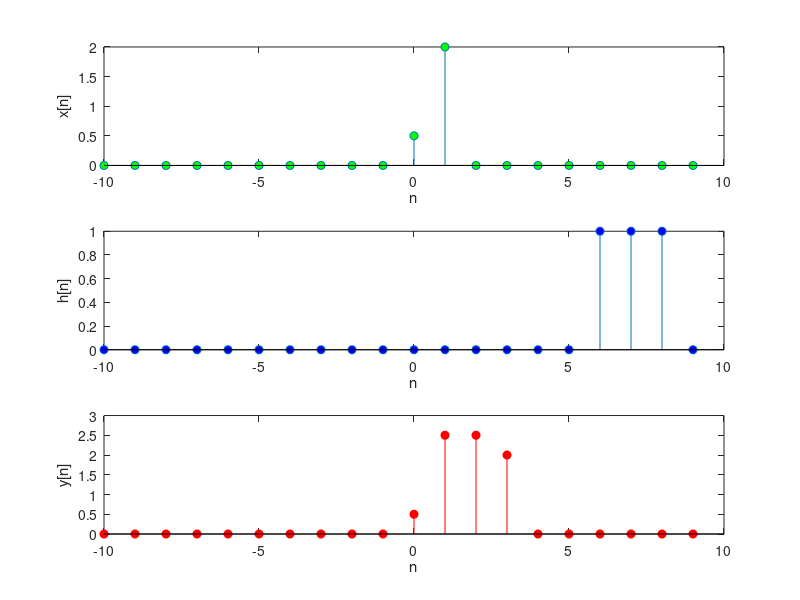
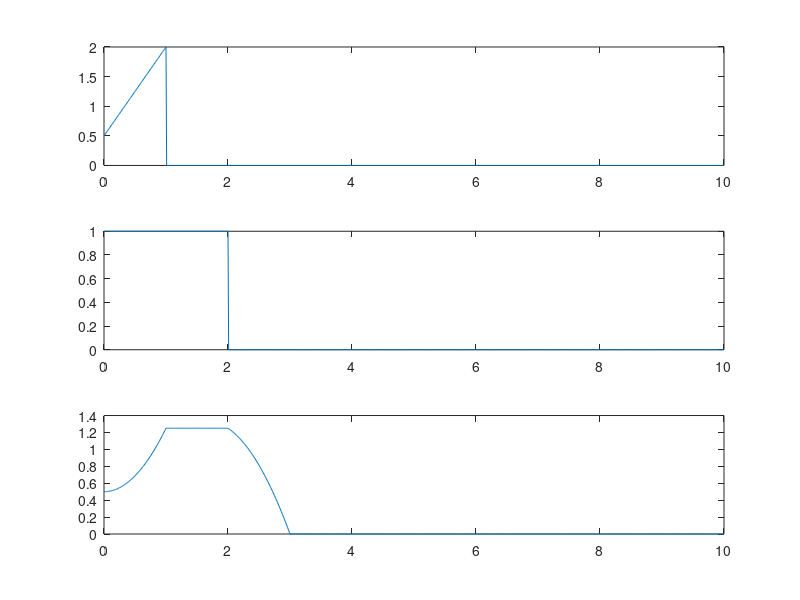

The MATLAB script that drew these images, in order:

%Sebastian Jimenez Blel-2137620

clear 
clc
close all


x=[0.5 2]; 
m=length(x); 

h=[1 1 1];   
n=length(h);

hi=h(end:-1:1);

k=10;

X=[x,zeros(1,20-m)]; 
X= X([ end-k+1:end 1:end-k ]); 
H=[h,zeros(1,20-n)]; 
H= H([ end-k+1:end 1:end-k ]); 

xn=-10:10-1; 
Y=zeros(1,20);
p=zeros(1,20);

h1=subplot(3,1,1); 
stem(xn,X,'MarkerFaceColor','green'), xlabel('n'), ylabel('x[n]'); 

h2=subplot(3,1,2); 
stem(xn,H,'MarkerFaceColor','b'), xlabel('n'), ylabel('h[n]'); 

 

h3=subplot(3,1,3); 
stem(xn,Y,'MarkerFaceColor','red'), xlabel('n'), ylabel('y[n]'); 

H=[hi,zeros(1,20-n)]; 
%pause on
for i=1:20-n 
    p=X.*H; 
    Y(i+n-1)=sum(p); 
    
    subplot(3,1,2); 
    stem(xn,H,'MarkerFaceColor','b'), xlabel('n'), ylabel('h[n]'); 
    
    subplot(3,1,3)
    stem(xn,Y,'r','MarkerFaceColor','r'), xlabel('n'), ylabel('y[n]'); 
    ylim([0 3]);
    H= H([ end 1:end-1 ]); 
    
    pause(0.1) 
end

%Convolucion continua
t=0:0.01:10;
x=(t<=1).*(1.5*t+0.5);
h=(t<=2).*1;
%y=conv(x,h);
figure
subplot(3,1,1)
plot(t,x)
subplot(3,1,2)
plot(t,h)
subplot(3,1,3)
%plot(y/max(y))
yn=(t>=0& t<=1).*(0.5*(1.5*t.^2+1))+(t>1& t<=2).*(5/4)+(t>2& t<3).*(0.5*(4.5-t-1.5*(t-2).^2));
plot(t,yn)
